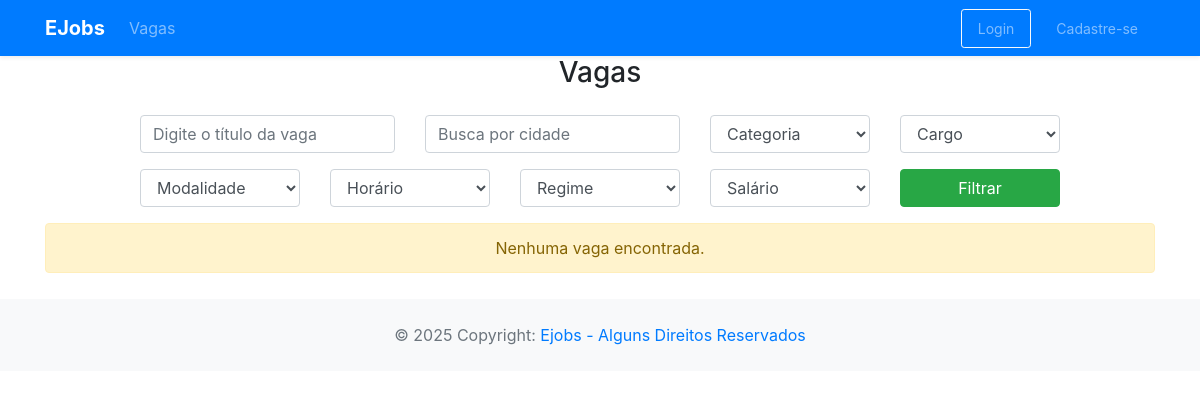
/app/controller/VagaController.php?action=listPublic, run on an earlier commit of the app's database.
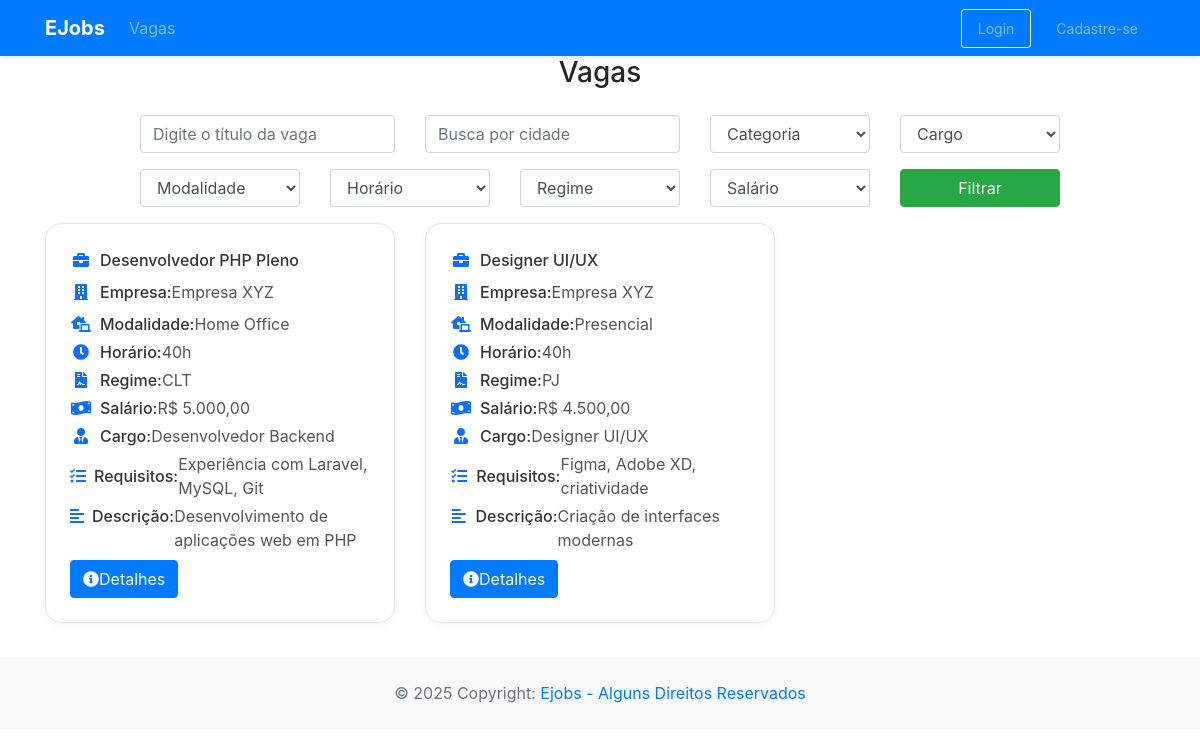
And on a later commit of the database.
### tables this page shows
CREATE TABLE vaga (
    id INT PRIMARY KEY AUTO_INCREMENT,
    titulo VARCHAR(255),
    modalidade ENUM('Home Office', 'Presencial', 'Híbrido'),
    horario ENUM('20h', '30h', '40h', '44h', 'Outros'),
    regime ENUM('CLT', 'PJ', 'Estágio'),
    salario DECIMAL(10,2),
    descricao TEXT,
    requisitos TEXT,
    empresa_id INT,
    cargos_id INT,
    status ENUM('Ativo', 'Inativo'),
    categoria_id INT,
    FOREIGN KEY (empresa_id) REFERENCES usuario(id),
    FOREIGN KEY (cargos_id) REFERENCES cargos(id),
    FOREIGN KEY (categoria_id) REFERENCES categorias(id)
);

CREATE TABLE usuario (
    id INT PRIMARY KEY AUTO_INCREMENT,
    nome VARCHAR(255),
    email VARCHAR(255),
    senha VARCHAR(255),
    documento VARCHAR(255),
    descricao TEXT,
    cidade_id INT,
    end_logradouro VARCHAR(100),
    end_bairro VARCHAR(100),
    end_numero VARCHAR(100),
    telefone VARCHAR(20),
    status ENUM('Ativo', 'Inativo','Pendente'),
    tipo_usuario_id INT,
    FOREIGN KEY (tipo_usuario_id) REFERENCES tipo_usuario(id),
    FOREIGN KEY (cidade_id) REFERENCES cidades(codigo_ibge)
);

CREATE TABLE cargos (
    id INT PRIMARY KEY AUTO_INCREMENT,
    nome VARCHAR(255)
);

### app/controller/VagaController.php (called while the page is built, shortened)
<?php
require_once(__DIR__ . "/../dao/VagaDAO.php");
require_once(__DIR__ . "/../dao/UsuarioDAO.php");
require_once(__DIR__ . "/../dao/CargoDAO.php");
require_once(__DIR__ . "/../dao/CandidaturaDAO.php");
require_once(__DIR__ . "/../model/Vaga.php");
class VagaController extends Controller
{
    private VagaDAO $vagaDao;
    private CargoDAO $cargoDao;
    private CategoriaDAO $categoriaDao;
    public function __construct()
    {
        $this->vagaDao = new VagaDAO();
        $this->cargoDao = new CargoDAO();
        $this->categoriaDao = new CategoriaDAO();
        $this->handleAction();
    }
    protected function listPublic(string $msgErro = "", string $msgSucesso = "")
    {
        $page = isset($_GET['page']) ? (int)$_GET['page'] : 1;
        $limit = 12;
        $offset = ($page - 1) * $limit;
        $idCategoria = 0;
        $modalidade = "";
        $cargaHoraria = "";
        $regime = "";
        $salario = "";
        $cargo = 0;
        $search = "";
        $idCidade = 0;
        $queryString = http_build_query([
            'idCategoria' => $idCategoria,
            'modalidade' => $modalidade,
            'horario' => $cargaHoraria,
            'regime' => $regime,
            'salario' => $salario,
            'cargo_id' => $cargo,
            'search' => $search,
            'cidade_id' => $idCidade
        ]);
        $vagas = $this->vagaDao->listByFiltros($search,$idCategoria,$modalidade,$cargaHoraria,$regime,$salario,$cargo, $limit, $offset, $idCidade);
        $totalVagas = $this->vagaDao->countFiltros($search, $idCategoria, $modalidade, $cargaHoraria, $regime, $salario, $cargo, $idCidade);
        $totalPaginas = ceil($totalVagas / $limit);
        $dados["lista"] = $vagas;
        $dados["search_term"] = $search;
        $dados["show_status_filter"] = false;
        $dados["modalidades"] = Modalidade::getAllAsArray();
        $dados["horarios"] = Horario::getAllAsArray();
        $dados["regimes"] = Regime::getAllAsArray();
        $dados["status"] = Status::getAllAsArray();
        $dados["cargos"] = $this->cargoDao->list();
        $dados["salarios"] = Salario::getAllAsArray();
        $dados["categorias"] = $this->categoriaDao->list();
        $dados["pagina_atual"] = $page;
        $dados["queryString"] = $queryString;
        $dados["total_paginas"] = $totalPaginas;
        $this->loadView("vaga/vagaPublica_list.php", $dados,  $msgErro, $msgSucesso);
    }
}
new VagaController();

### app/model/Vaga.php (called while the page is built, shortened)
<?php
class Vaga {
    private ?int $id;
    private ?string $titulo;
    private ?string $modalidade;
    private ?string $horario;
    private ?string $regime;
    private ?float $salario;
    private ?string $descricao;
    private ?string $requisitos;
    private ?Usuario $empresa;
    private ?Cargo $cargo;
    public function getId(): ?int {
        return $this->id;
    }
    public function setId(?int $id): void {
        $this->id = $id;
    }
    public function getTitulo(): ?string {
        return $this->titulo;
    }
    public function setTitulo(?string $titulo): void {
        $this->titulo = $titulo;
    }
    public function getModalidade(): ?string {
        return $this->modalidade;
    }
    public function setModalidade(?string $modalidade): void {
        $this->modalidade = $modalidade;
    }
    public function getHorario(): ?string {
        return $this->horario;
    }
    public function setHorario(?string $horario): void {
        $this->horario = $horario;
    }
    public function getRegime(): ?string {
        return $this->regime;
    }
    public function setRegime(?string $regime): void {
        $this->regime = $regime;
    }
    public function getSalario(): ?float {
        return $this->salario;
    }
    public function setSalario(?float $salario): void {
        $this->salario = $salario;
    }
    public function getDescricao(): ?string {
        return $this->descricao;
    }
    public function setDescricao(?string $descricao): void {
        $this->descricao = $descricao;
    }
    public function getRequisitos(): ?string {
        return $this->requisitos;
    }
    public function setRequisitos(?string $requisitos): void {
        $this->requisitos = $requisitos;
    }
    public function getEmpresa(): ?Usuario {
        return $this->empresa;
    }
    public function setEmpresa(?Usuario $empresa): void {
        $this->empresa = $empresa;
    }
    public function getCargo(): ?Cargo {
        return $this->cargo;
    }
    public function setCargo(?Cargo $cargo): void {
        $this->cargo = $cargo;
    }
}

### app/dao/VagaDAO.php (called while the page is built, shortened)
<?php
include_once(__DIR__ . "/../model/Vaga.php");
include_once(__DIR__ . "/../dao/UsuarioDAO.php");
include_once(__DIR__ . "/../dao/CargoDAO.php");
class VagaDAO
{
    private UsuarioDAO $usuarioDao;
    private CargoDAO $cargoDao;
    private CategoriaDAO $categoriaDao;
    public function __construct()
    {
        $this->usuarioDao = new UsuarioDAO();
        $this->cargoDao = new CargoDAO();
        $this->categoriaDao = new CategoriaDAO();
    }
    public function listByFiltros($search, $idCategoria, $modalidade, $cargaHoraria, $regime, $salario, $cargo, $limit, $offset, $idCidade)
    {
        $conn = Connection::getConn();
        $sql = "SELECT v.* FROM vaga v
                JOIN usuario u ON v.empresa_id = u.id
                WHERE v.status = 'Ativo'";
        $sql .= " ORDER BY v.titulo LIMIT :limit OFFSET :offset";
        $stm = $conn->prepare($sql);
        $stm->bindValue("limit", (int)$limit, PDO::PARAM_INT);
        $stm->bindValue("offset", (int)$offset, PDO::PARAM_INT);
        $stm->execute();
        $result = $stm->fetchAll();
        return $this->mapVagas($result);
    }
    private function mapVagas($result)
    {
        $vagas = array();
        foreach ($result as $reg) {
            $vaga = new Vaga();
            $vaga->setId($reg['id']);
            $vaga->setTitulo($reg['titulo']);
            $vaga->setModalidade($reg['modalidade']);
            $vaga->setHorario($reg['horario']);
            $vaga->setRegime($reg['regime']);
            $vaga->setSalario($reg['salario']);
            $vaga->setDescricao($reg['descricao']);
            $vaga->setRequisitos($reg['requisitos']);
            $vaga->setStatus($reg['status']);
            $vaga->setEmpresa($this->usuarioDao->findById($reg['empresa_id']));
            $vaga->setCargo($this->cargoDao->findById($reg['cargos_id']));
            $vaga->setCategoria($this->categoriaDao->findById($reg['categoria_id']));
            array_push($vagas, $vaga);
        }
        return $vagas;
    }
}

### app/model/Usuario.php (called while the page is built, shortened)
<?php
class Usuario {
    private ?string $nome;
    public function getNome(): ?string
    {
        return $this->nome;
    }
    public function setNome(?string $nome): self
    {
        $this->nome = $nome;
        return $this;
    }
}

### app/dao/UsuarioDAO.php (called while the page is built, shortened)
<?php
include_once(__DIR__ . "/../model/Usuario.php");
class UsuarioDAO
{
    private TipoUsuarioDAO $tipoUsuarioDao;
    private CidadeDAO $cidadeDAO;
    public function __construct()
    {
        $this->cidadeDAO = new CidadeDAO;
        $this->tipoUsuarioDao = new TipoUsuarioDAO;
    }
    public function findById(int $id)
    {
        $conn = Connection::getConn();
        $sql = "SELECT * FROM usuario u" .
            " WHERE u.id = ?";
        $stm = $conn->prepare($sql);
        $stm->execute([$id]);
        $result = $stm->fetchAll();
        $usuarios = $this->mapUsuarios($result);
        if (count($usuarios) == 1)
            return $usuarios[0];
        elseif (count($usuarios) == 0)
            return null;
        die("UsuarioDAO.findById()" .
            " - Erro: mais de um usuário encontrado.");
    }
    private function mapUsuarios($result)
    {
        $usuarios = array();
        foreach ($result as $reg) {
            $usuario = new Usuario();
            $usuario->setId($reg['id']);
            $usuario->setNome($reg['nome']);
            $usuario->setEmail($reg['email']);
            $usuario->setSenha($reg['senha']);
            $usuario->setDocumento($reg['documento']);
            $usuario->setDescricao($reg['descricao']);
            $usuario->setCidade($this->cidadeDAO->findById($reg['cidade_id']));
            $usuario->setEndLogradouro($reg['end_logradouro']);
            $usuario->setEndBairro($reg['end_bairro']);
            $usuario->setEndNumero($reg['end_numero']);
            $usuario->setTelefone($reg['telefone']);
            $usuario->setStatus($reg['status']);
            $usuario->setTipoUsuario($this->tipoUsuarioDao->findById($reg['tipo_usuario_id']));
            array_push($usuarios, $usuario);
        }
        return $usuarios;
    }
}

### app/model/Cargo.php (called while the page is built, shortened)
<?php
class Cargo {
    private ?string $nome;
    public function getNome(): ?string
    {
        return $this->nome;
    }
    public function setNome(?string $nome): self
    {
        $this->nome = $nome;
        return $this;
    }
}

### app/dao/CargoDAO.php (called while the page is built, shortened)
<?php
include_once(__DIR__ . "/../model/Cargo.php");
class CargoDAO {
    public function findById(int $id) {
        $conn = Connection::getConn();
        $sql = "SELECT * FROM cargos " .
               " WHERE id = ?";
        $stm = $conn->prepare($sql);
        $stm->execute([$id]);
        $result = $stm->fetchAll();
        $cargos = $this->mapCargos($result);
        if(count($cargos) == 1)
            return $cargos[0];
        elseif(count($cargos) == 0)
            return null;
    }
    private function mapCargos($result) {
        $cargos = array();
        foreach ($result as $dado) {
            $cargo = new Cargo();
            $cargo->setId($dado['id']);
            $cargo->setNome($dado['nome']);
            array_push($cargos, $cargo);
        }
        return $cargos;
    }
}

### app/view/vaga/vagaPublica_list.php (the view, shortened to what the rows shown need)
<?php
require_once(__DIR__ . "/../include/header.php");
?>
<link rel="stylesheet" href="/app/view/vaga/vaga.css">
<div class="container">
    <div class="row" style="margin-top: 10px;">
        <div class="col-12">
            <?php if (empty($dados['lista'])): ?>
                <div class="alert alert-warning text-center">Nenhuma vaga encontrada.</div>
            <?php else: ?>
                <div class="row">
                    <?php foreach($dados['lista'] as $vaga): ?>
                        <div class="col-md-6 col-lg-4 mb-4">
                            <div class="vaga-card h-100 p-4 d-flex flex-column">
                                <div class="d-flex align-items-center mb-2">
                                    <i class="fas fa-briefcase vaga-icon"></i>
                                    <span class="vaga-label fs-5 flex-grow-1"> <?= htmlspecialchars($vaga->getTitulo()); ?> </span>
                                </div>
                                <div class="d-flex align-items-center mb-2">
                                    <i class="fas fa-building vaga-icon"></i>
                                    <span class="vaga-label">Empresa:</span>
                                    <span class="vaga-info ms-1"> <?= htmlspecialchars($vaga->getEmpresa()->getNome()); ?> </span>
                                </div>
                                <div class="d-flex align-items-center mb-1">
                                    <i class="fas fa-laptop-house vaga-icon"></i>
                                    <span class="vaga-label">Modalidade:</span>
                                    <span class="vaga-info ms-1"> <?= htmlspecialchars($vaga->getModalidade()); ?> </span>
                                </div>
                                <div class="d-flex align-items-center mb-1">
                                    <i class="fas fa-clock vaga-icon"></i>
                                    <span class="vaga-label">Horário:</span>
                                    <span class="vaga-info ms-1"> <?= htmlspecialchars($vaga->getHorario()); ?> </span>
                                </div>
                                <div class="d-flex align-items-center mb-1">
                                    <i class="fas fa-file-contract vaga-icon"></i>
                                    <span class="vaga-label">Regime:</span>
                                    <span class="vaga-info ms-1"> <?= htmlspecialchars($vaga->getRegime()); ?> </span>
                                </div>
                                <div class="d-flex align-items-center mb-1">
                                    <i class="fas fa-money-bill-wave vaga-icon"></i>
                                    <span class="vaga-label">Salário:</span>
                                    <span class="vaga-info ms-1"> R$ <?= number_format($vaga->getSalario(), 2, ',', '.'); ?> </span>
                                </div>
                                <div class="d-flex align-items-center mb-1">
                                    <i class="fas fa-user-tie vaga-icon"></i>
                                    <span class="vaga-label">Cargo:</span>
                                    <span class="vaga-info ms-1"> <?= htmlspecialchars($vaga->getCargo()->getNome()); ?> </span>
                                </div>
                                <div class="d-flex align-items-center mb-1">
                                    <i class="fas fa-tasks vaga-icon"></i>
                                    <span class="vaga-label">Requisitos:</span>
                                    <span class="vaga-info ms-1"> <?= htmlspecialchars($vaga->getRequisitos()); ?> </span>
                                </div>
                                <div class="d-flex align-items-start mb-2">
                                    <i class="fas fa-align-left vaga-icon mt-1"></i>
                                    <span class="vaga-label">Descrição:</span>
                                    <span class="vaga-info ms-1"> <?= htmlspecialchars($vaga->getDescricao()); ?> </span>
                                </div>
                                <div class="mt-auto text-end">
                                    <a href="VagaController.php?action=viewVagas&id=<?= $vaga->getId() ?>" class="btn btn-primary">
                                        <i class="fas fa-info-circle me-1"></i>Detalhes
                                    </a>
                                </div>
                            </div>
                        </div>
                    <?php endforeach; ?>
                </div>
            <?php endif; ?>
        </div>
    </div>
</div>
<?php
require_once(__DIR__ . "/../include/footer.php");
?>

What changed in the data, as far as the page shows it:
added vaga: titulo "Desenvolvedor PHP Pleno", empresa.nome "Empresa XYZ", modalidade "Home Office", horario "40h", regime "CLT", salario "5.000,00", cargos.nome "Desenvolvedor Backend", requisitos "Experiência com Laravel, MySQL, Git", descricao "Desenvolvimento de aplicações web em PHP"
added vaga: titulo "Designer UI/UX", empresa.nome "Empresa XYZ", modalidade "Presencial", horario "40h", regime "PJ", salario "4.500,00", cargos.nome "Designer UI/UX", requisitos "Figma, Adobe XD, criatividade", descricao "Criação de interfaces modernas"
Also different on the page:
text no longer shown: "Nenhuma vaga encontrada."
